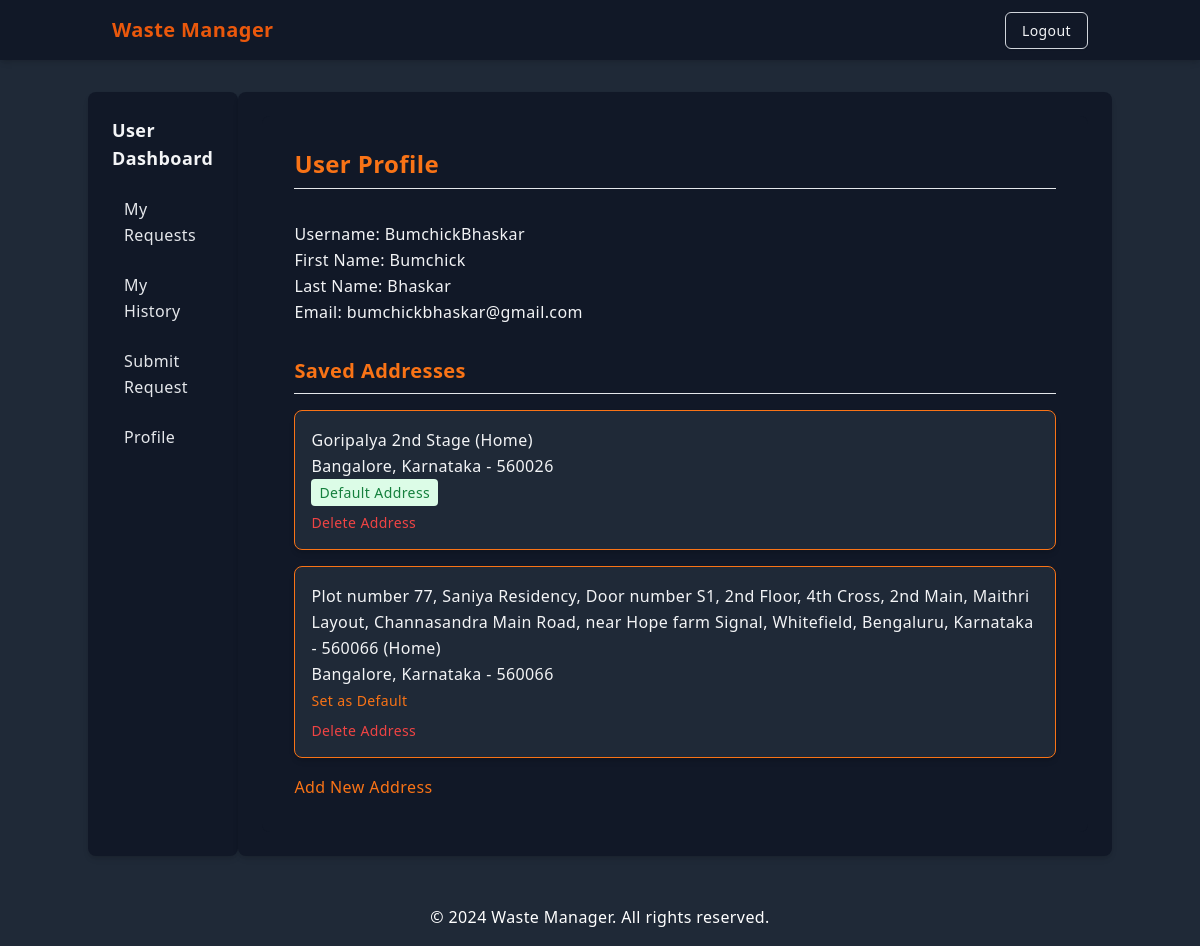
Screenshot of /profile/profile/ (signed in) with the database file from the repository.
### profileapp/models.py (models this page shows, shortened)
class Address(models.Model):
    HOME = 'Home'
    WORK = 'Work'
    OTHER = 'Other'
    ADDRESS_TYPES = [
        (HOME, 'Home'),
        (WORK, 'Work'),
        (OTHER, 'Other'),
    ]
    user = models.ForeignKey(User, on_delete=models.CASCADE, related_name="addresses")
    address = models.CharField(max_length=255)
    address_type = models.CharField(
        max_length=10,
        choices=ADDRESS_TYPES,
        default=HOME
    )
    city = models.CharField(max_length=100)
    state = models.CharField(max_length=100)
    postal_code = models.CharField(max_length=10)
    default = models.BooleanField(default=False)

### account_app/decorators.py (the view)
        def _wrapped_view(request, *args, **kwargs):
            if request.user.is_authenticated:
                if request.user.is_superuser:
                    if 'admin' in allowed_roles:  # Admin-only pages
                        return view_func(request, *args, **kwargs)
                    else:
                        return HttpResponseForbidden("Admins cannot access this page.")
                if hasattr(request.user, 'userprofile') and request.user.userprofile.role in allowed_roles:
                    return view_func(request, *args, **kwargs)
                else:
                    return HttpResponseForbidden("You do not have permission to access this page.")
            else:
                return redirect('login_user')  # Replace with your login URL name

### profileapp/views.py (called while the page is built)
@role_required(allowed_roles=['user'])
def user_profile(request):
    user = request.user
    addresses = Address.objects.filter(user=user)
    try:
        user_profile = user.userprofile
    except UserProfile.DoesNotExist:
        user_profile = None  # In case the user doesn't have a profile
    return render(request, 'profileapp/profile.html', {
        'user_profile': user_profile,
        'addresses': addresses
    })

### templates/profileapp/profile.html (shortened to what this page needs)
{% extends "profileapp/base.html" %}
{% block content %}
<div class="space-y-8 bg-gray-900 text-gray-100 p-8 rounded-lg backdrop-blur-lg">
    <h2 class="text-2xl font-extrabold text-orange-500 border-b pb-2">User Profile</h2>
    <div class="space-y-4">
        <div class="grid grid-cols-1 sm:grid-cols-2 gap-4">
            <div>
                <p><span class="font-medium">Username:</span> {{ user.username }}</p>
                <p><span class="font-medium">First Name:</span> {{ user.first_name }}</p>
                <p><span class="font-medium">Last Name:</span> {{ user.last_name }}</p>
                <p><span class="font-medium">Email:</span> {{ user.email }}</p>
            </div>
        </div>
    </div>
    <div>
        <h3 class="text-xl font-semibold text-orange-500 border-b pb-2 mb-4">Saved Addresses</h3>
        {% for address in addresses %}
        <div class="p-4 border border-orange-500 rounded-lg shadow-md mb-4 bg-gray-800">
            <p class="font-medium">{{ address.address }} ({{ address.address_type }})</p>
            <p>{{ address.city }}, {{ address.state }} - {{ address.postal_code }}</p>
            {% if address.default %}
            <span class="text-green-700 bg-green-100 px-2 py-1 rounded text-sm">Default Address</span>
            {% else %}
            <a href="{% url 'profileapp:set_default_address' address.id %}" class="text-orange-500 hover:underline text-sm">Set as Default</a>
            {% endif %}
            <a href="{% url 'profileapp:delete_address' address.id %}" class="text-red-500 hover:underline text-sm block mt-2">Delete Address</a>
        </div>
        {% empty %}
        <p class="text-gray-700">No saved addresses. <a href="{% url 'profileapp:add_address' %}" class="text-orange-500 hover:underline">Add New Address</a></p>
        {% endfor %}
        <a href="{% url 'profileapp:add_address' %}" class="text-orange-500 hover:underline mt-4 block">Add New Address</a>
    </div>
</div>
{% endblock %}

### rows the page displays
Address: address "Goripalya 2nd Stage", address_type "Home", city "Bangalore", state "Karnataka", postal_code "560026", default "Default Address"
Address: address "Plot number 77, Saniya Residency, Door number S1, 2nd Floor, 4th Cross, 2nd Main, Maithri Layout, Channasandra Main Road, near Hope farm Signal, Whitefield, Bengaluru, Karnataka - 560066", address_type "Home", city "Bangalore", state "Karnataka", postal_code "560066", default "Set as Default"

### other values shown
{{ user.username }} "BumchickBhaskar"
{{ user.first_name }} "Bumchick"
{{ user.last_name }} "Bhaskar"
{{ user.email }} "bumchickbhaskar@gmail.com"
